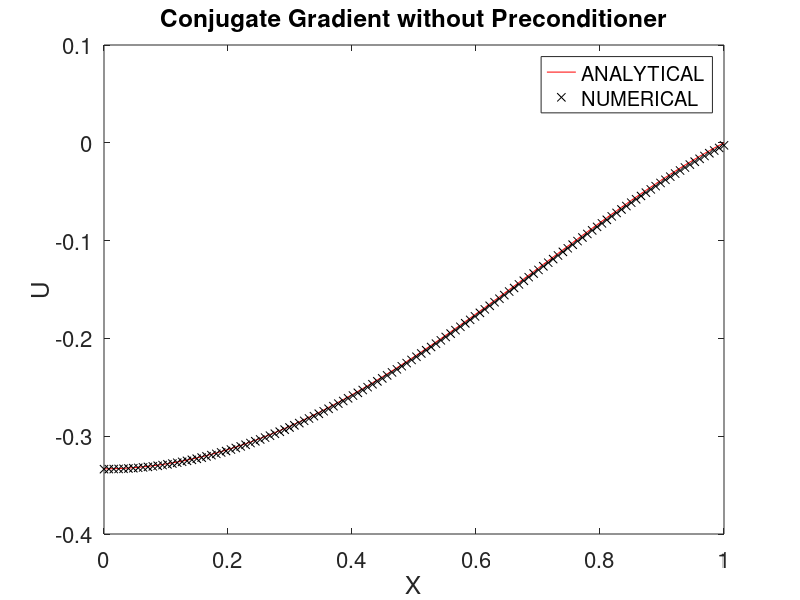
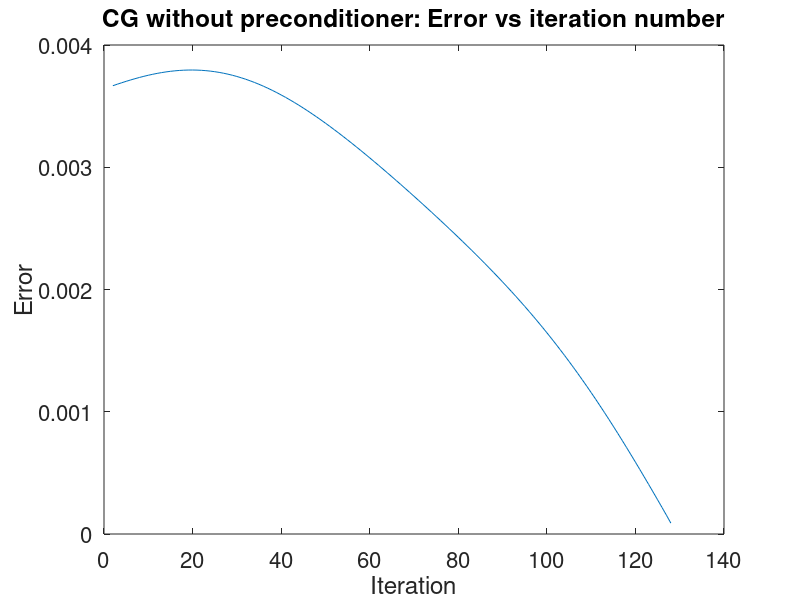

These charts were generated, in order, by the following MATLAB code:
clear all 
clc

jmax = 128;
A = full(gallery('tridiag',jmax,1,-2,1));

A(1,1) = -2; 
A(1,2) = 2;
xspace = linspace(0,1,jmax); %mesh space 
f = 1-2*(xspace'.^2);
dx = 1/(jmax-1);
maxiters = 1000;

%define tolerance 
tol = 1e-4;


%Analytical 

u_analytical = ((xspace.^2)/2)-((xspace.^4)/6)-(1/3);



% define guess parameters 

u = zeros(128,1);

r = ((dx^2)*f)-A*u;

p0 = r;




err_v = norm(r);

for k = 1:maxiters

    rt = r.';
    pt = p0.';
    w = A*p0;
    
        
    alpha = (rt*r)/(pt*w);
    unew = u + alpha.*p0;
    rnew = r-alpha*w;
    rnewt = rnew.';
    u = unew;
    err_v = [err_v,norm(rnew)];
    if (norm(rnew)<tol)
       break      
    end
  
      

    beta = (rnewt*rnew)/(rt*r);    
    
    pnew = rnew+beta*p0;
    
    %update value 
    r = rnew;
    u = unew;
    p0 = pnew;
end

figure(1)
plot(xspace,u_analytical,'-r');
title('Conjugate Gradient without Preconditioner','FontSize',24)
xlabel('X','FontSize',24)
ylabel('U','FontSize',24)
hold on
plot(xspace,unew,'xk');
xt = get(gca, 'XTick');
set(gca, 'FontSize', 16)
legend('ANALYTICAL','NUMERICAL')


err_v(1) = NaN;
figure(2)
plot((err_v));
title('CG without preconditioner: Error vs iteration number','FontSize',24);
xlabel('Iteration','FontSize',24)
ylabel('Error','FontSize',24)
xt = get(gca, 'XTick');
set(gca, 'FontSize', 16)


